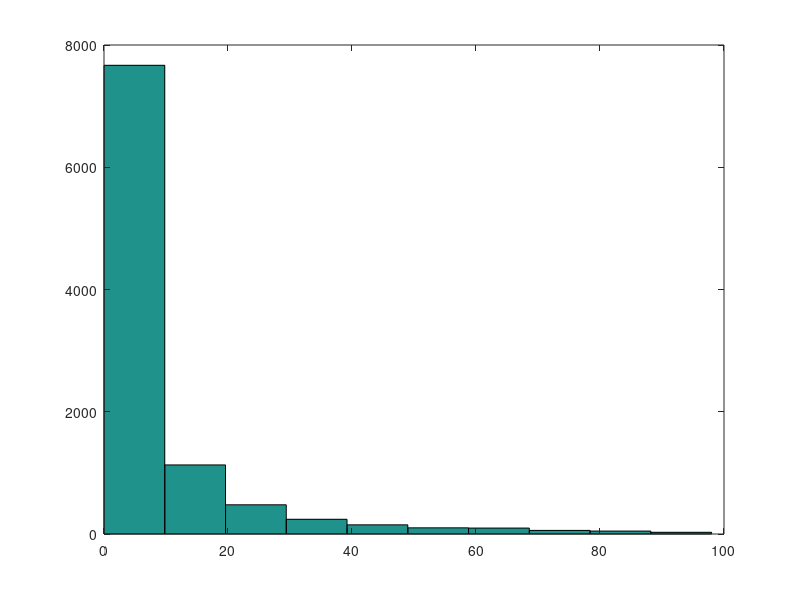

MATLAB code for this plot:
%Name: Pavan Athreya Narasimha Murthy
%USC ID: 9129210968
%E-mail: pavanatn@usc.edu
%Ph: +1(323)-684 5715
%Term: Fall 2018
%Course: EE511
%Professor: John Silvester

%Clear the Workspace variables and command window for every run
clear all;
clc;

%Part 3 of Project 3
NumberOfIterations = 10000;
X2Values = zeros(NumberOfIterations, 1);
X3Values = zeros(NumberOfIterations, 1);
for i = 1 : NumberOfIterations
    Distance = 1;
    X = zeros(10, 1);
    X(1) = 1;
    UniformRandomVariable = zeros(100, 1);
    Count = 1;
    UniformRandomVariable(1) = rand;
    for j = 2 : 100
        MaxValue = max(UniformRandomVariable);
        UniformRandomVariable(j) = rand;
        if (MaxValue <  UniformRandomVariable(j))
            Count = Count + 1;
            X(Count) = Distance;
            Distance = 1;
        else
            Distance = Distance + 1;
        end
        if (UniformRandomVariable(j) > 0.999)
            break;
        end
    end
    X2Values(i) = X(2);
    X3Values(i) = X(3);
end
% disp('Estimate of the X2 mean:');
% disp(mean(X2Values));
disp('Estimate of the X3 mean:');
disp(mean(X3Values));
% hist(X2Values);
hist(X3Values);

